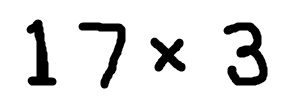
#> input picture Test Images/image-6.png, 300 x 100 px, found by its file name; the run also reads 1 picture not shown here
$ jupyter execute --allow-errors arithmetic-solver.ipynb
#> lines starting #> are read from the running program, lines starting #| are printed output that depends on the picture; after the words box and inside, x2 and y2 are one past the last pixel; in counts of white or black regions, pixels touching at a corner belong together
[cell 1]
import cv2
import numpy as np
from PIL import Image

[cell 2]
# Load image
image = cv2.imread('Test Images\image-6.png')
#> image is the input picture: shape (100, 300, 3); min 0, max 255, mean 224.8

[cell 3]
# Preprocess the image
gray = cv2.cvtColor(image, cv2.COLOR_BGR2GRAY)
blurred = cv2.GaussianBlur(gray, (5, 5), 0)
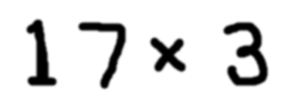
#> blurred: shape (100, 300); min 0, max 255, mean 224.8

# Thresholding
_, thresh = cv2.threshold(blurred, 0, 255, cv2.THRESH_BINARY_INV + cv2.THRESH_OTSU)
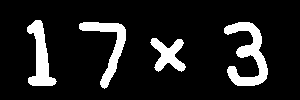
#> thresh: shape (100, 300); 12.4% white; 4 white regions

[cell 4]
# Find contours
contours, _ = cv2.findContours(thresh, cv2.RETR_EXTERNAL, cv2.CHAIN_APPROX_SIMPLE)
#> contours = 4 contours; box (x1, y1, x2, y2) and area: (224, 22, 268, 86) 1124, (27, 20, 57, 86) 836, (79, 22, 126, 89) 805, (150, 38, 186, 72) 577

# Sort contours based on x-coordinate (left to right)
contours = sorted(contours, key=lambda ctr: cv2.boundingRect(ctr)[0])

# Filter contours and extract character bounding boxes
min_area = 100  # Minimum contour area to be considered
min_aspect_ratio = 0.2  # Minimum aspect ratio of the bounding box
characters = []
for contour in contours:
    x, y, w, h = cv2.boundingRect(contour)
    area = cv2.contourArea(contour)
    aspect_ratio = w / float(h)
    if area > min_area and aspect_ratio > min_aspect_ratio:
        characters.append((x, y, w, h))
#> this loop made 4 passes
#> (x, y, w, h, area, aspect_ratio) on passes 1 to 4: (27, 20, 30, 66, 836, 0.455), (79, 22, 47, 67, 805, 0.701), (150, 38, 36, 34, 577, 1.06), (224, 22, 44, 64, 1123.5, 0.688)
#> after the loop, characters = [(27, 20, 30, 66), (79, 22, 47, 67), (150, 38, 36, 34), (224, 22, 44, 64)]

# Extract individual characters
for i, (x, y, w, h) in enumerate(characters):
    char_image = image[y:y+h, x:x+w]

    #Adding border
    border_color = (255, 255, 255)  # White color
    boundary_size = 10
    border_image = cv2.copyMakeBorder(char_image, boundary_size, boundary_size, boundary_size, boundary_size, cv2.BORDER_CONSTANT, value=border_color)

    # Making image a square
    height, width, channels = border_image.shape
    size = max(height, width)
    square_image = np.ones((size, size, channels), dtype=np.uint8) * 255
    x_offset = (size - width) // 2
    y_offset = (size - height) // 2
    square_image[y_offset:y_offset+height, x_offset:x_offset+width, :] = border_image
    cv2.imwrite(f'Characters/character_{i}.jpg', square_image)
    cv2.rectangle(image, (x, y), (x+w, y+h), (0, 255, 0), 2)
#> this loop made 4 passes
#> (x, y, w, h, height, width, size, x_offset) on passes 1 to 4: (27, 20, 30, 66, 86, 50, 86, 18), (79, 22, 47, 67, 87, 67, 87, 10), (150, 38, 36, 34, 54, 56, 56, 0), (224, 22, 44, 64, 84, 64, 84, 10)
#> pass 1, `char_image = image[y:y+h, x:x+w]`:
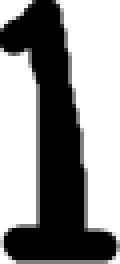
#> char_image: shape (66, 30, 3) (shown 4 times larger); min 0, max 255, mean 143.1
#> pass 1, `border_image = cv2.copyMakeBorder(char_image, boundary_size, boundary_..`:
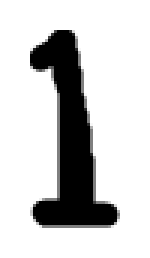
#> border_image: shape (86, 50, 3) (shown 3 times larger); min 0, max 255, mean 203.5
#> pass 1, `cv2.imwrite(f'Characters/character_{i}.jpg', square_image)`:
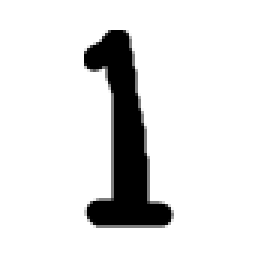
#> saved as character_0.jpg: shape (86, 86, 3) (shown 3 times larger); min 0, max 255, mean 225
#> pass 2, `char_image = image[y:y+h, x:x+w]`:
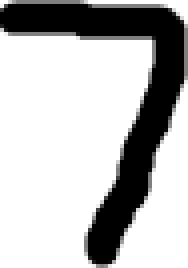
#> char_image: shape (67, 47, 3) (shown 4 times larger); min 0, max 255, mean 185.9
#> after the loop:
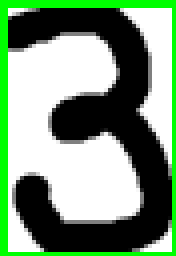
#> char_image: shape (64, 44, 3) (shown 4 times larger); mean B, G, R 123, 151.5, 123
#> after the loop:
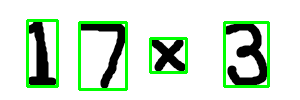
#> image: shape (100, 300, 3); 7.71% of pixels changed, all inside (x1, y1, x2, y2) = (26, 19, 270, 91)
#> after the loop:
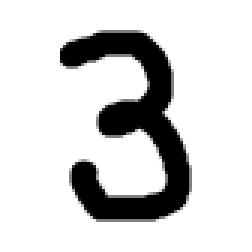
#> square_image: shape (84, 84, 3) (shown 3 times larger); min 0, max 255, mean 211.9
#> `resized_image = image.resize((28,28))`:
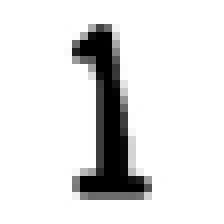
#> resized_image: PIL image 28x28 L (shown 8 times larger); min 0, max 255, mean 225.1

[cell 5]
# Display the output
cv2.imshow('Segmented Characters', image)
cv2.waitKey(0)
cv2.destroyAllWindows()

[cell 6]
from tensorflow.keras.models import load_model
#> (the rest of this cell did not finish here and is left out)

[cell 7]
expression=''

#> (the rest of this cell did not finish here and is left out)
